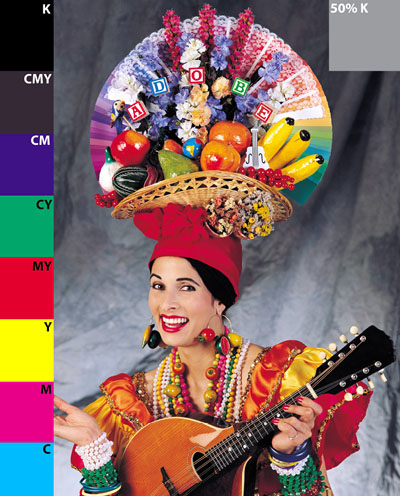
#> input picture Trabalho 1/test80.jpg, 400 x 496 px
$ python Prog1.py
#> lines starting #> are read from the running program, lines starting #| are printed output that depends on the picture
### Trabalho 1/functions.py
import cv2 as cv
import numpy as np

#Função que reduz e inteporla a imagem
def dec_int(img, n):
    height, width = img.shape[:2] #Largura e Altura da imagem

    #Nova Largura e Altura da imagem
    newWidth =  int(width/n)
    newHeight = int (height/n)

    resized = np.zeros([newHeight, newWidth, 3], dtype = np.uint8) #Iniciando matriz da imagem redimensionada

    #Redimensionando
    for i in range(newHeight):
        for j in range(newWidth):
            resized[i][j] = img[i*n][j*n]

    interpolated = np.zeros([newHeight*n, newWidth*n, 3], dtype = np.uint8) #Iniciando matriz da imagem interpolada

    #Interpolando
    for i in range(newHeight*n):
        for j in range(newWidth*n):
            interpolated[i][j] = resized[i//n][j//n]

    return resized, interpolated


#Função que aprimora a imagem
def egde_improv(img): #Transformação Logarítmica

    improved = np.array(np.max(img)*(img/np.max(img))**2, dtype = np.uint8)

    return improved

### Trabalho 1/Prog1.py
import cv2 as cv
import numpy as np

from functions import dec_int, egde_improv

#Leitura da imagem e definição do fator de redução
img = cv.imread('test80.jpg')
#> img is the input picture: shape (496, 400, 3); mean B, G, R 100.5, 102.3, 130.4
n = 6

#Extração de altura e largura da imagem para as funções de redução e interpolação cúbica
height, width = img.shape[:2]
#> height = 496; width = 400
newWidth = int(width/n)
#> newWidth = 66
newHeight = int(height/n)
#> newHeight = 82

#Redução e interpolação da imagem utilizando a função dec_int
resized, interpolated = dec_int(img, n)
#> after the loop in dec_int, `for i in range(newHeight):`:
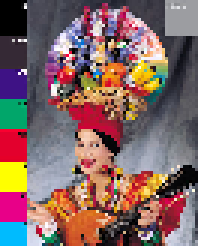
#> resized: shape (82, 66, 3) (shown 3 times larger); mean B, G, R 100, 101.8, 130.8
#> after the loop in dec_int, `for i in range(newHeight*n):`:
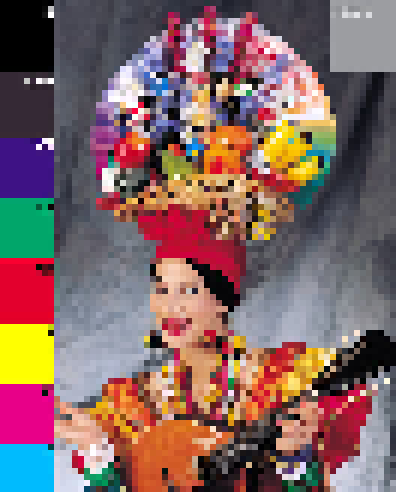
#> interpolated: shape (492, 396, 3); mean B, G, R 100, 101.8, 130.8

#Redução e interpolação cúbica da imagem utilizando a função cv.resize
cubic_resized = cv.resize(img, (newWidth, newHeight), interpolation = cv.INTER_CUBIC)
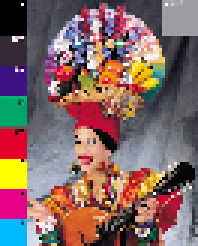
#> cubic_resized: shape (82, 66, 3) (shown 3 times larger); mean B, G, R 101, 102.7, 131
cubic_interpolated = cv.resize(cubic_resized, (width, height), interpolation = cv.INTER_CUBIC)
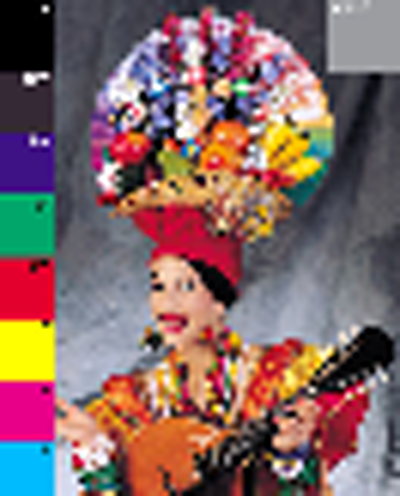
#> cubic_interpolated: shape (496, 400, 3); mean B, G, R 101, 102.8, 131

#Aprimoramento da imagem atráves da função egde_improv
interpolated_improv = egde_improv(interpolated)
#> in egde_improv, `improved = np.array(np.max(img)*(img/np.max(img))**2, dtype = np.uint8)`:
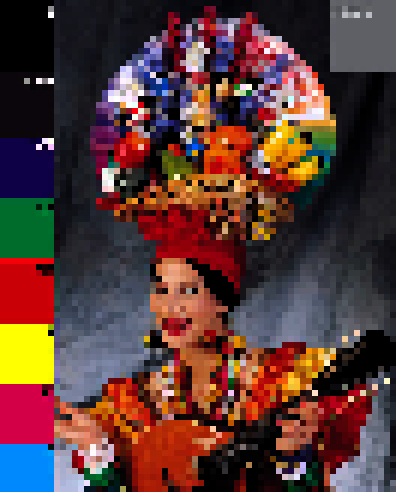
#> improved: shape (492, 396, 3); mean B, G, R 54.3, 58, 89.3
cubic_interpolated_improv = egde_improv(cubic_interpolated)
#> in egde_improv (call 2), `improved = np.array(np.max(img)*(img/np.max(img))**2, dtype = np.uint8)`:
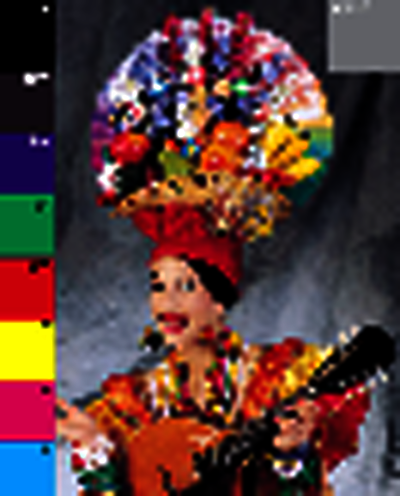
#> improved: shape (496, 400, 3); mean B, G, R 54.2, 57.5, 88.1

#Mostrando resultados obtidos
cv.imshow('resized', resized)
cv.imshow('interpolated', interpolated)
cv.waitKey(0)
cv.destroyAllWindows()

cv.imshow('cubic_resized', cubic_resized)
cv.imshow('cubic_interpolated', cubic_interpolated)
cv.waitKey(0)
cv.destroyAllWindows()

cv.imshow('interpolated_improved', interpolated_improv)
cv.imshow('cubic_improved', cubic_interpolated_improv)

cv.waitKey(0)
cv.destroyAllWindows()

$ run again, with Trabalho 1/car.png saved as Trabalho 1/test80.jpg
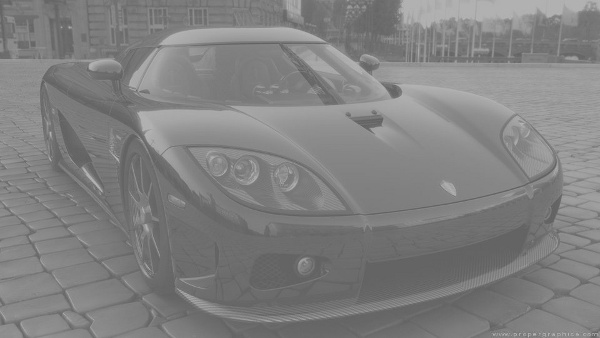
#> input picture Trabalho 1/car.png, 600 x 338 px
#> img is the input picture: shape (338, 600, 3); min 93, max 189, mean 128.7
#> in egde_improv, `improved = np.array(np.max(img)*(img/np.max(img))**2, dtype = np.uint8)`:
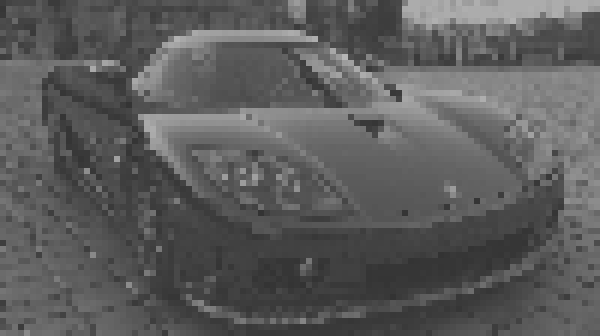
#> improved: shape (336, 600, 3); min 51, max 182, mean 92.4
#> in egde_improv (call 2), `improved = np.array(np.max(img)*(img/np.max(img))**2, dtype = np.uint8)`:
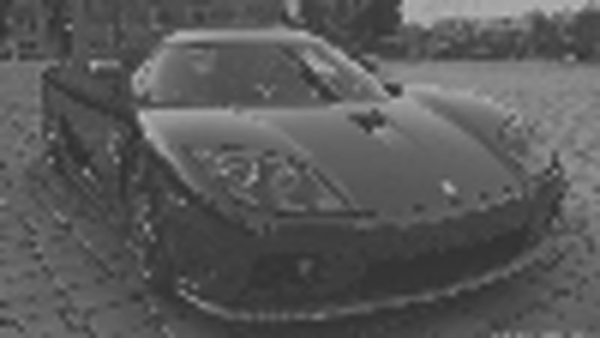
#> improved: shape (338, 600, 3); min 44, max 187, mean 89.8
